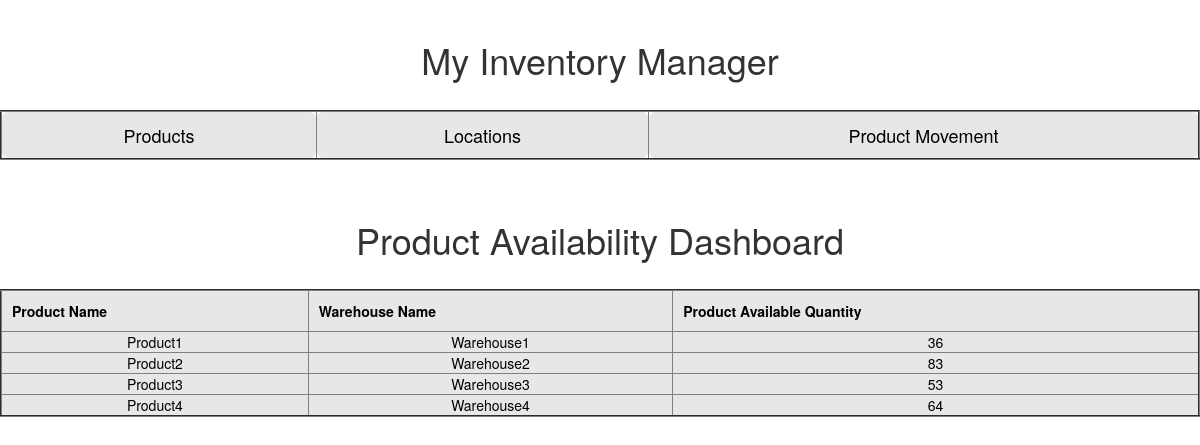
The page /inventory_balance/ on the database its author committed.
### ManageApp/models.py (models this page shows, shortened)
class Product(models.Model):
    product_id = models.AutoField(primary_key=True)
    product=models.CharField(max_length=100)
    warehouse=models.CharField(max_length=100)
    qty=models.IntegerField()
    created=models.DateTimeField(auto_now_add=True)
    updated=models.DateTimeField(auto_now=True)

### ManageApp/views.py (the view)
# urls.py: path('inventory_balance/', views.get_product_balance),
def get_product_balance(request):
    products=Product.objects.all()
    return render(request,'ManageApp/my_inventory_management.html',{'products':products})

### templates/ManageApp/my_inventory_management.html (shortened to what this page needs)
<!DOCTYPE html>
 <html lang="en" dir="ltr">
    <head>
        <link rel="stylesheet" href="https://maxcdn.bootstrapcdn.com/bootstrap/3.3.7/css/bootstrap.min.css"
>
    </head>
    <body>
    <br><h1 align="center">My Inventory Manager</h1><br>
            <table border="2" style="width:100%">
                <thead align="center">
                    <th><a href="/product_index" class="btn btn-lg" style="width:100%;background-color:#e7e7e7;color: black;">Products</a></th>
                    <th><a href="/location_index" class="btn btn-lg" style="width:100%;background-color:#e7e7e7;color: black;">Locations</a></th>
                    <th><a href="/productmovement_index"  class="btn btn-lg" style="width:100%;background-color:#e7e7e7;color: black;">Product Movement</a></th>
                </thead>
            </table><br><br>
    <h1 align="center">Product Availability  Dashboard</h1><br>
    {%if products%}
    <table border="2" style="width:100%;background-color:#e7e7e7;color: black;">
        <thead align="center">
            <th style="padding:10px;">Product Name</th>
            <th style="padding:10px;">Warehouse Name</th>
            <th style="padding:10px;">Product Available Quantity</th>
        </thead>
        {%for product in products%}
        <tr align="center">
            <td>{{product.product}}</td>
            <td>{{product.warehouse}}</td>
            <td>{{product.qty}}</td>
        </tr>
        {%endfor%}
    </table>
    {%else%}
    <p>No Product Found</p>
    {%endif%}
    </body>
 </html>

### rows shown on the page
Product: product "Product1", warehouse "Warehouse1", qty "36"
Product: product "Product2", warehouse "Warehouse2", qty "83"
Product: product "Product3", warehouse "Warehouse3", qty "53"
Product: product "Product4", warehouse "Warehouse4", qty "64"
